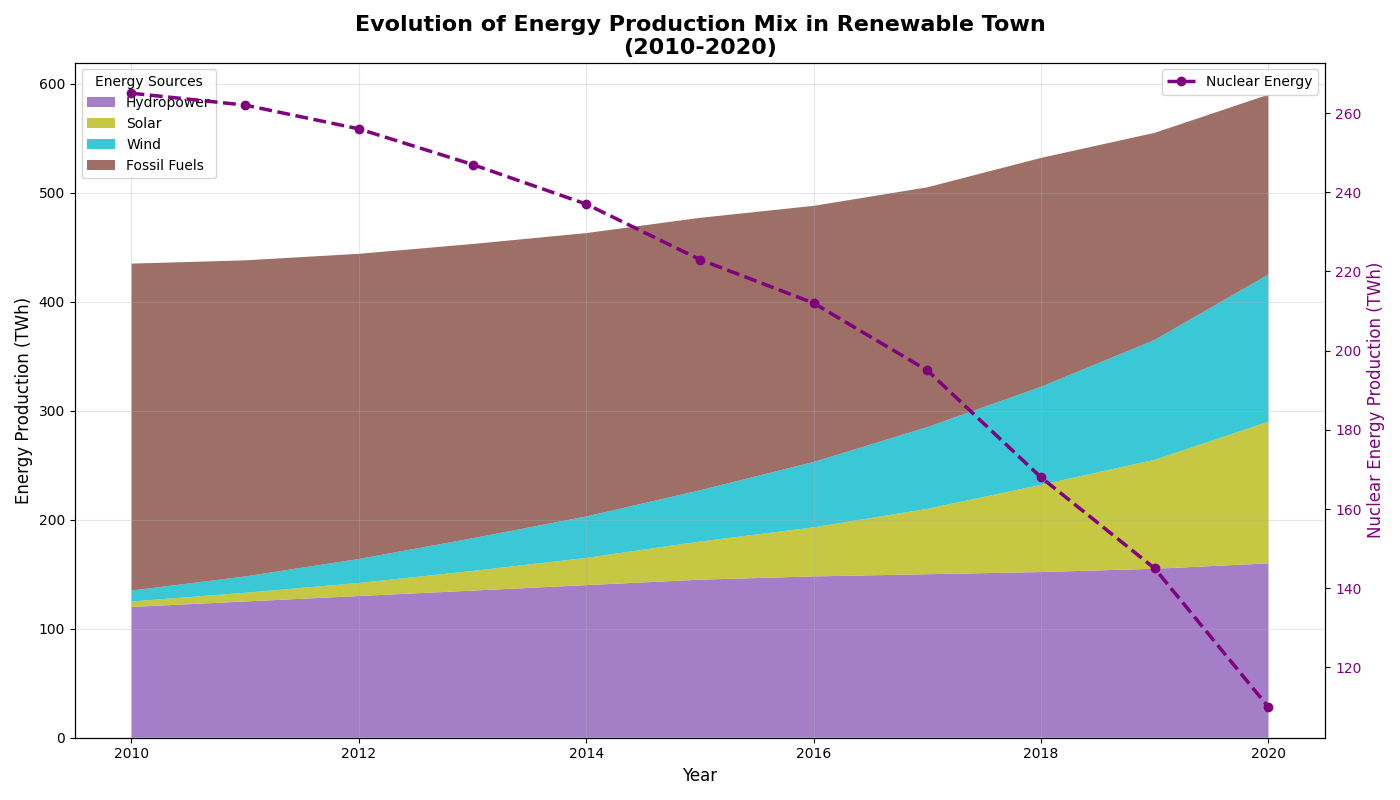

This chart was generated by the following Python code:
import matplotlib.pyplot as plt
import numpy as np

years = np.arange(2010, 2021)

hydropower = np.array([120, 125, 130, 135, 140, 145, 148, 150, 152, 155, 160])
solar = np.array([5, 8, 12, 18, 25, 35, 45, 60, 80, 100, 130])
wind = np.array([10, 15, 22, 30, 38, 47, 60, 75, 90, 110, 135])
fossil_fuels = np.array([300, 290, 280, 270, 260, 250, 235, 220, 210, 190, 165])
nuclear = 700 - (hydropower + solar + wind + fossil_fuels)

fig, ax1 = plt.subplots(figsize=(14, 8))

# New color scheme: purple, gold, teal, brown
colors = ['#9467bd', '#bcbd22', '#17becf', '#8c564b']  
ax1.stackplot(years, hydropower, solar, wind, fossil_fuels, labels=['Hydropower', 'Solar', 'Wind', 'Fossil Fuels'], colors=colors, alpha=0.85)
ax1.set_xlabel('Year', fontsize=12)
ax1.set_ylabel('Energy Production (TWh)', fontsize=12, color='k')
ax1.set_title('Evolution of Energy Production Mix in Renewable Town\n(2010-2020)', fontsize=16, weight='bold')

ax1.grid(alpha=0.3)
ax1.legend(loc='upper left', title='Energy Sources', fontsize=10)

ax2 = ax1.twinx()
ax2.plot(years, nuclear, color='purple', marker='o', linestyle='--', linewidth=2.5, label='Nuclear Energy')
ax2.set_ylabel('Nuclear Energy Production (TWh)', fontsize=12, color='purple')
ax2.tick_params(axis='y', labelcolor='purple')
ax2.legend(loc='upper right', fontsize=10)

plt.tight_layout()
plt.show()
